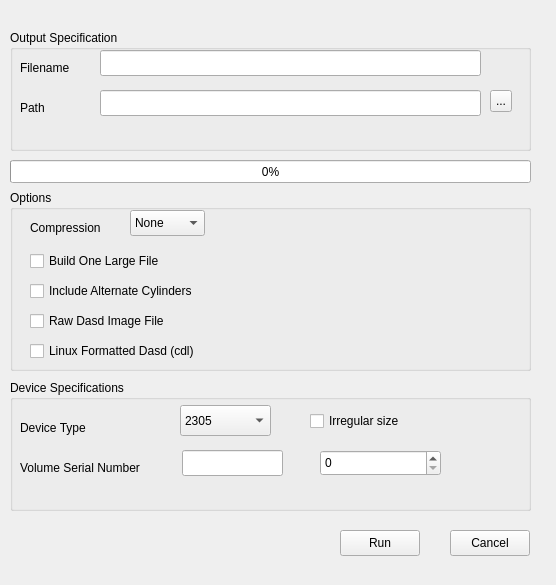
<?xml version="1.0" encoding="UTF-8"?>
<ui version="4.0">
 <class>dasdinitClass</class>
 <widget class="QWidget" name="dasdinitClass">
  <property name="geometry">
   <rect>
    <x>0</x>
    <y>0</y>
    <width>556</width>
    <height>585</height>
   </rect>
  </property>
  <property name="windowTitle">
   <string>Dasdinit</string>
  </property>
  <widget class="QGroupBox" name="groupBox">
   <property name="geometry">
    <rect>
     <x>10</x>
     <y>30</y>
     <width>521</width>
     <height>121</height>
    </rect>
   </property>
   <property name="title">
    <string>Output Specification</string>
   </property>
   <widget class="QLabel" name="label">
    <property name="geometry">
     <rect>
      <x>10</x>
      <y>30</y>
      <width>71</width>
      <height>16</height>
     </rect>
    </property>
    <property name="text">
     <string>Filename</string>
    </property>
   </widget>
   <widget class="QLineEdit" name="filename">
    <property name="geometry">
     <rect>
      <x>90</x>
      <y>20</y>
      <width>381</width>
      <height>26</height>
     </rect>
    </property>
   </widget>
   <widget class="QLabel" name="label_5">
    <property name="geometry">
     <rect>
      <x>10</x>
      <y>70</y>
      <width>61</width>
      <height>16</height>
     </rect>
    </property>
    <property name="text">
     <string>Path</string>
    </property>
   </widget>
   <widget class="QLineEdit" name="path">
    <property name="geometry">
     <rect>
      <x>90</x>
      <y>60</y>
      <width>381</width>
      <height>26</height>
     </rect>
    </property>
   </widget>
   <widget class="QToolButton" name="browseButton">
    <property name="geometry">
     <rect>
      <x>480</x>
      <y>60</y>
      <width>22</width>
      <height>22</height>
     </rect>
    </property>
    <property name="text">
     <string>...</string>
    </property>
   </widget>
  </widget>
  <widget class="QGroupBox" name="groupBox_2">
   <property name="geometry">
    <rect>
     <x>10</x>
     <y>190</y>
     <width>521</width>
     <height>181</height>
    </rect>
   </property>
   <property name="title">
    <string>Options</string>
   </property>
   <property name="flat">
    <bool>false</bool>
   </property>
   <widget class="QComboBox" name="compressionComboBox">
    <property name="geometry">
     <rect>
      <x>120</x>
      <y>20</y>
      <width>75</width>
      <height>26</height>
     </rect>
    </property>
    <item>
     <property name="text">
      <string>None</string>
     </property>
    </item>
    <item>
     <property name="text">
      <string>zlib</string>
     </property>
    </item>
    <item>
     <property name="text">
      <string>bz2</string>
     </property>
    </item>
    <item>
     <property name="text">
      <string>expanding</string>
     </property>
    </item>
   </widget>
   <widget class="QLabel" name="label_2">
    <property name="geometry">
     <rect>
      <x>20</x>
      <y>30</y>
      <width>101</width>
      <height>16</height>
     </rect>
    </property>
    <property name="text">
     <string>Compression</string>
    </property>
   </widget>
   <widget class="QCheckBox" name="lfsCheckBox">
    <property name="geometry">
     <rect>
      <x>20</x>
      <y>60</y>
      <width>181</width>
      <height>22</height>
     </rect>
    </property>
    <property name="text">
     <string>Build One Large File</string>
    </property>
   </widget>
   <widget class="QCheckBox" name="altCheckBox">
    <property name="geometry">
     <rect>
      <x>20</x>
      <y>90</y>
      <width>241</width>
      <height>22</height>
     </rect>
    </property>
    <property name="text">
     <string>Include Alternate Cylinders</string>
    </property>
   </widget>
   <widget class="QCheckBox" name="rawCheckBox">
    <property name="geometry">
     <rect>
      <x>20</x>
      <y>120</y>
      <width>231</width>
      <height>22</height>
     </rect>
    </property>
    <property name="text">
     <string>Raw Dasd Image File</string>
    </property>
   </widget>
   <widget class="QCheckBox" name="linuxCheckBox">
    <property name="geometry">
     <rect>
      <x>20</x>
      <y>150</y>
      <width>251</width>
      <height>22</height>
     </rect>
    </property>
    <property name="text">
     <string>Linux Formatted Dasd (cdl)</string>
    </property>
   </widget>
  </widget>
  <widget class="QGroupBox" name="groupBox_3">
   <property name="geometry">
    <rect>
     <x>10</x>
     <y>380</y>
     <width>521</width>
     <height>131</height>
    </rect>
   </property>
   <property name="title">
    <string>Device Specifications</string>
   </property>
   <widget class="QComboBox" name="deviceTypeComboBox">
    <property name="geometry">
     <rect>
      <x>170</x>
      <y>25</y>
      <width>91</width>
      <height>31</height>
     </rect>
    </property>
    <property name="maxVisibleItems">
     <number>20</number>
    </property>
    <item>
     <property name="text">
      <string>2305</string>
     </property>
    </item>
    <item>
     <property name="text">
      <string>2305-1</string>
     </property>
    </item>
    <item>
     <property name="text">
      <string>2305-2</string>
     </property>
    </item>
    <item>
     <property name="text">
      <string>2311</string>
     </property>
    </item>
    <item>
     <property name="text">
      <string>2311-1</string>
     </property>
    </item>
    <item>
     <property name="text">
      <string>2314</string>
     </property>
    </item>
    <item>
     <property name="text">
      <string>2314-1</string>
     </property>
    </item>
    <item>
     <property name="text">
      <string>3330</string>
     </property>
    </item>
    <item>
     <property name="text">
      <string>3330-1</string>
     </property>
    </item>
    <item>
     <property name="text">
      <string>3330-2</string>
     </property>
    </item>
    <item>
     <property name="text">
      <string>3330-11</string>
     </property>
    </item>
    <item>
     <property name="text">
      <string>3340</string>
     </property>
    </item>
    <item>
     <property name="text">
      <string>3340-1</string>
     </property>
    </item>
    <item>
     <property name="text">
      <string>3340-35</string>
     </property>
    </item>
    <item>
     <property name="text">
      <string>3340-2</string>
     </property>
    </item>
    <item>
     <property name="text">
      <string>3340-70</string>
     </property>
    </item>
    <item>
     <property name="text">
      <string>3350</string>
     </property>
    </item>
    <item>
     <property name="text">
      <string>3350-1</string>
     </property>
    </item>
    <item>
     <property name="text">
      <string>3375</string>
     </property>
    </item>
    <item>
     <property name="text">
      <string>3375-1</string>
     </property>
    </item>
    <item>
     <property name="text">
      <string>3380</string>
     </property>
    </item>
    <item>
     <property name="text">
      <string>3380-1</string>
     </property>
    </item>
    <item>
     <property name="text">
      <string>3380-A</string>
     </property>
    </item>
    <item>
     <property name="text">
      <string>3380-B</string>
     </property>
    </item>
    <item>
     <property name="text">
      <string>3380-D</string>
     </property>
    </item>
    <item>
     <property name="text">
      <string>3380-J</string>
     </property>
    </item>
    <item>
     <property name="text">
      <string>3380-2</string>
     </property>
    </item>
    <item>
     <property name="text">
      <string>3380-E</string>
     </property>
    </item>
    <item>
     <property name="text">
      <string>3380-3</string>
     </property>
    </item>
    <item>
     <property name="text">
      <string>3380-K</string>
     </property>
    </item>
    <item>
     <property name="text">
      <string>EMC3380K+</string>
     </property>
    </item>
    <item>
     <property name="text">
      <string>EMC3380K++</string>
     </property>
    </item>
    <item>
     <property name="text">
      <string>3390</string>
     </property>
    </item>
    <item>
     <property name="text">
      <string>3390-1</string>
     </property>
    </item>
    <item>
     <property name="text">
      <string>3390-2</string>
     </property>
    </item>
    <item>
     <property name="text">
      <string>3390-3</string>
     </property>
    </item>
    <item>
     <property name="text">
      <string>3390-9</string>
     </property>
    </item>
    <item>
     <property name="text">
      <string>3390-27</string>
     </property>
    </item>
    <item>
     <property name="text">
      <string>3390-J</string>
     </property>
    </item>
    <item>
     <property name="text">
      <string>3390-54</string>
     </property>
    </item>
    <item>
     <property name="text">
      <string>3390-JJ</string>
     </property>
    </item>
    <item>
     <property name="text">
      <string>9345</string>
     </property>
    </item>
    <item>
     <property name="text">
      <string>9345-1</string>
     </property>
    </item>
    <item>
     <property name="text">
      <string>9345-2</string>
     </property>
    </item>
    <item>
     <property name="text">
      <string>3310</string>
     </property>
    </item>
    <item>
     <property name="text">
      <string>3310-1</string>
     </property>
    </item>
    <item>
     <property name="text">
      <string>3370</string>
     </property>
    </item>
    <item>
     <property name="text">
      <string>3370-1</string>
     </property>
    </item>
    <item>
     <property name="text">
      <string>3370-A1</string>
     </property>
    </item>
    <item>
     <property name="text">
      <string>3370-B1</string>
     </property>
    </item>
    <item>
     <property name="text">
      <string>3370-2</string>
     </property>
    </item>
    <item>
     <property name="text">
      <string>3370-A2</string>
     </property>
    </item>
    <item>
     <property name="text">
      <string>3370-B2</string>
     </property>
    </item>
    <item>
     <property name="text">
      <string>9332</string>
     </property>
    </item>
    <item>
     <property name="text">
      <string>9332-400</string>
     </property>
    </item>
    <item>
     <property name="text">
      <string>9332-600</string>
     </property>
    </item>
    <item>
     <property name="text">
      <string>9335</string>
     </property>
    </item>
    <item>
     <property name="text">
      <string>9313</string>
     </property>
    </item>
    <item>
     <property name="text">
      <string>9336</string>
     </property>
    </item>
    <item>
     <property name="text">
      <string>9336-10</string>
     </property>
    </item>
    <item>
     <property name="text">
      <string>9336-20</string>
     </property>
    </item>
    <item>
     <property name="text">
      <string>9336-25</string>
     </property>
    </item>
    <item>
     <property name="text">
      <string>0671</string>
     </property>
    </item>
    <item>
     <property name="text">
      <string>0671-04</string>
     </property>
    </item>
    <item>
     <property name="text">
      <string>0671-08</string>
     </property>
    </item>
   </widget>
   <widget class="QLabel" name="label_3">
    <property name="geometry">
     <rect>
      <x>10</x>
      <y>40</y>
      <width>101</width>
      <height>16</height>
     </rect>
    </property>
    <property name="text">
     <string>Device Type</string>
    </property>
   </widget>
   <widget class="QLineEdit" name="volser">
    <property name="geometry">
     <rect>
      <x>172</x>
      <y>70</y>
      <width>101</width>
      <height>26</height>
     </rect>
    </property>
    <property name="inputMask">
     <string/>
    </property>
    <property name="maxLength">
     <number>6</number>
    </property>
   </widget>
   <widget class="QLabel" name="label_4">
    <property name="geometry">
     <rect>
      <x>10</x>
      <y>80</y>
      <width>161</width>
      <height>16</height>
     </rect>
    </property>
    <property name="text">
     <string>Volume Serial Number</string>
    </property>
   </widget>
   <widget class="QCheckBox" name="sizeCheckBox">
    <property name="geometry">
     <rect>
      <x>300</x>
      <y>30</y>
      <width>151</width>
      <height>22</height>
     </rect>
    </property>
    <property name="text">
     <string>Irregular size</string>
    </property>
   </widget>
   <widget class="QSpinBox" name="sizeSpinBox">
    <property name="geometry">
     <rect>
      <x>310</x>
      <y>70</y>
      <width>121</width>
      <height>26</height>
     </rect>
    </property>
    <property name="maximum">
     <number>1000000</number>
    </property>
   </widget>
  </widget>
  <widget class="QPushButton" name="runButton">
   <property name="geometry">
    <rect>
     <x>340</x>
     <y>530</y>
     <width>80</width>
     <height>26</height>
    </rect>
   </property>
   <property name="text">
    <string>Run</string>
   </property>
  </widget>
  <widget class="QPushButton" name="exitButton">
   <property name="geometry">
    <rect>
     <x>450</x>
     <y>530</y>
     <width>80</width>
     <height>26</height>
    </rect>
   </property>
   <property name="text">
    <string>Cancel</string>
   </property>
  </widget>
  <widget class="QProgressBar" name="progressBar">
   <property name="enabled">
    <bool>true</bool>
   </property>
   <property name="geometry">
    <rect>
     <x>10</x>
     <y>160</y>
     <width>521</width>
     <height>23</height>
    </rect>
   </property>
   <property name="value">
    <number>0</number>
   </property>
   <property name="textVisible">
    <bool>true</bool>
   </property>
   <property name="invertedAppearance">
    <bool>false</bool>
   </property>
  </widget>
 </widget>
 <layoutdefault spacing="6" margin="11"/>
 <resources/>
 <connections/>
</ui>
